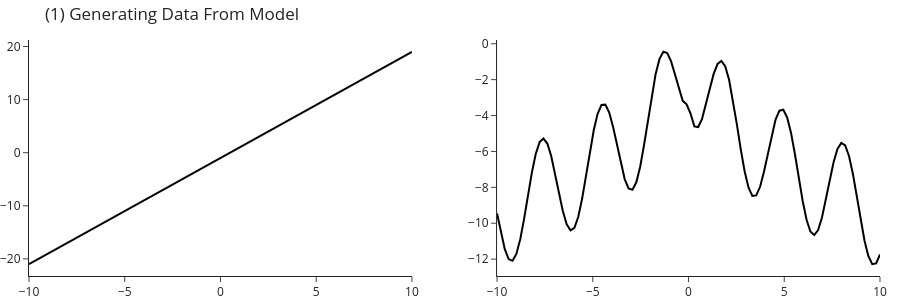

The code cell stored with this chart in its notebook:
### Code cell
m = 100
X = np.linspace(-10, 10, m)

Y1 = 2*X -1
Y2 = 3*np.sin(2*X + -2) -3*np.sqrt(np.abs(X))


fig = make_subplots(rows=1, cols=2)\
    .add_traces([go.Scatter(x=X, y=Y1, mode='lines', marker=dict(color="black"), showlegend=False),
                 go.Scatter(x=X, y=Y2, mode='lines', marker=dict(color="black"), showlegend=False)], 
                rows=[1,1], cols=[1,2])\
    .update_layout(title_text="(1) Generating Data From Model", height=300)
fig.show()
